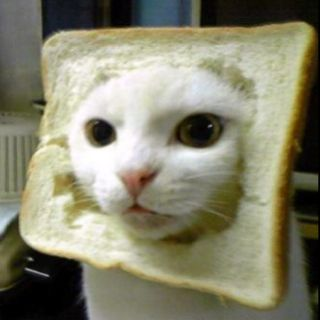
//> input picture unidade1/figs/cat.png, 320 x 320 px, given in place of cat.jpg, which was not available
$ ./trocaregioes   (built with g++ and OpenCV 4)
//> lines starting //> are read from the running program, lines starting //| are printed output that depends on the picture; pictures that were not available may be replaced by others from this repository, and a replacement may not be noted
#include <iostream>
#include <opencv2/opencv.hpp>

using namespace cv;
using namespace std;

int main(int, char**){
  Mat image, imgModificada;
  int i, j;

  image = imread("cat.jpg", IMREAD_GRAYSCALE);
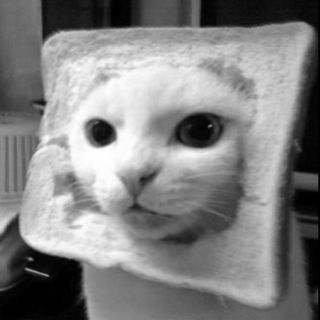
//> image: 320 rows x 320 cols, CV_8UC1; min 0, max 255, mean 130.1

  if(!image.data)
    cout << "nao abriu cat.jpg" << endl;

  int width = image.size().width;
//> width = 320
  int height = image.size().height;
//> height = 320

  namedWindow("imagem original", WINDOW_AUTOSIZE);
  namedWindow("imagem modificada", WINDOW_AUTOSIZE);

  image.copyTo(imgModificada);

  //Primeiro Quadrante - (y, x): (0, 0) -> (width/2, height/2)
  //Segundo Quadrante - (y, x): (width/2, 0) -> (width, height/2)
  //Terceiro Quadrante - (y, x): (0, height/2) -> (width/2, height)
  //Quarto Quadrante - (y, x): (width/2, height/2) -> (width, height)

  //for utilizado para trocar o primeiro e quarto quadrante
  for(i = 0; i < width/2; i++){
    for(j = 0; j < height/2; j++){
	imgModificada.at<uchar>(i, j) = image.at<uchar>(i + width/2, j + height/2);
	imgModificada.at<uchar>(i + width/2, j + height/2) = image.at<uchar>(i,j);
    }
  }
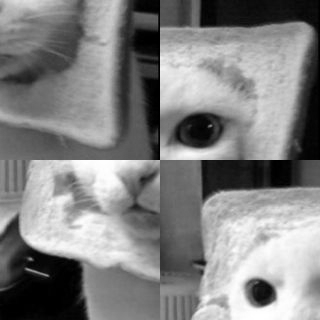
//> imgModificada: 320 rows x 320 cols, CV_8UC1; min 0, max 255, mean 130.1

  //for utilizado para trocar o segundo e terceiro quadrante
  for(i = width/2; i < width; i++){
      for(j = 0; j < height/2; j++){
        imgModificada.at<uchar>(i, j) = image.at<uchar>(i - width/2, j + height/2);
        imgModificada.at<uchar>(i - width/2, j + height/2) = image.at<uchar>(i, j);
    }
  }
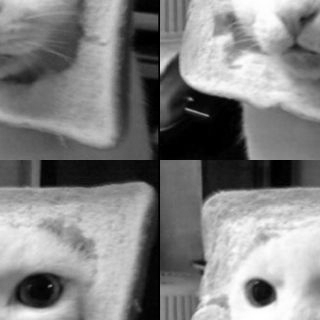
//> imgModificada: 320 rows x 320 cols, CV_8UC1; min 0, max 255, mean 130.1

  imshow("imagem original ", image);
  imshow("imagem modificada", imgModificada);
  imwrite("imgModificadaQ2.jpg", imgModificada);

  waitKey();
  return 0;
}

$ run again, with unidade1/figs/biel.png copied over unidade1/figs/cat.png
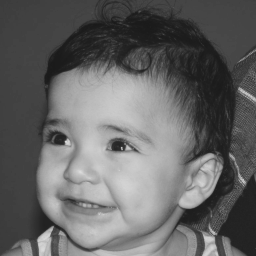
//> input picture unidade1/figs/biel.png, 256 x 256 px, given in place of cat.jpg, which was not available
//> image is the input picture: 256 rows x 256 cols, CV_8UC1; min 26, max 219, mean 100.9
//> after the loop `for(i = 0; i < width/2; i++)`:
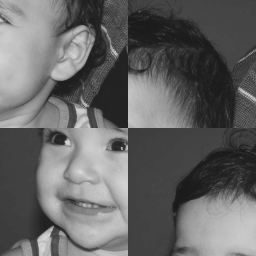
//> imgModificada: 256 rows x 256 cols, CV_8UC1; min 26, max 219, mean 100.9
//> after the loop `for(i = width/2; i < width; i++)`:
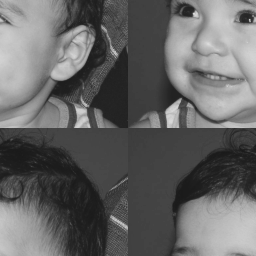
//> imgModificada: 256 rows x 256 cols, CV_8UC1; min 26, max 219, mean 100.9
